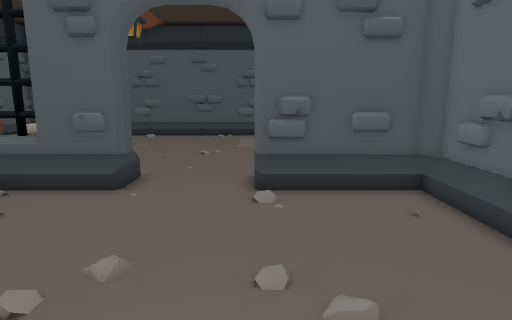
View 1 (above)

24 first-person views from a walk through a Unity game level. The camera is 1.3 m above the floor, tilts 10° down and sees 75° across. The floor is counted in squares, 0.5 m on a side. Each view is taken from the middle of a square. On the plan, view 1 faces up. The plan holds only what a view shows up to about 20 squares ahead; the rest is blank. The place goes on beyond the plan. The player is left out. Some animated figures are left out. Door leaves are left out, so doorways stand open.

View 2
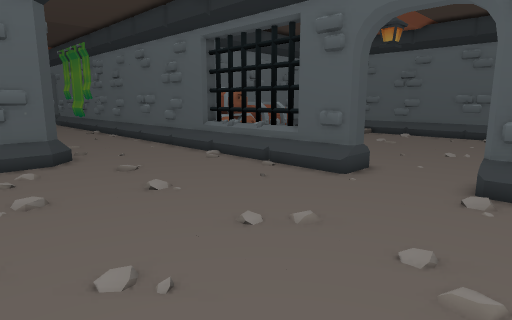

View 3
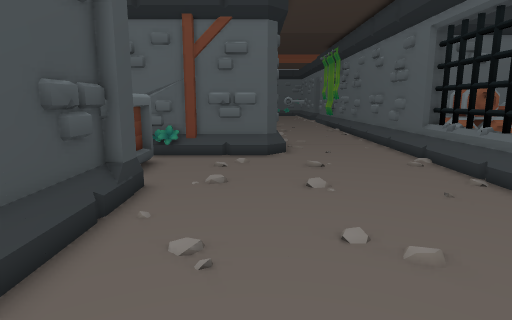

View 4
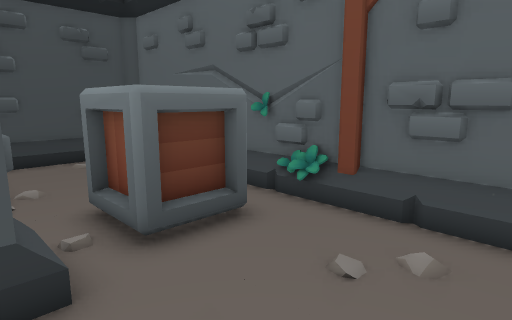

View 5
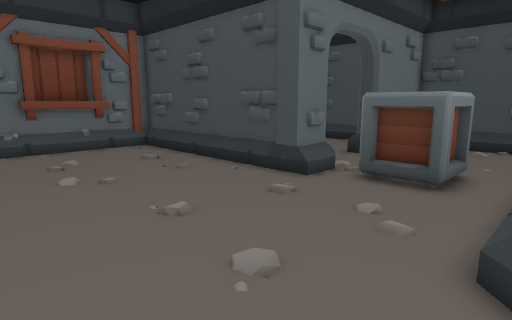

View 6
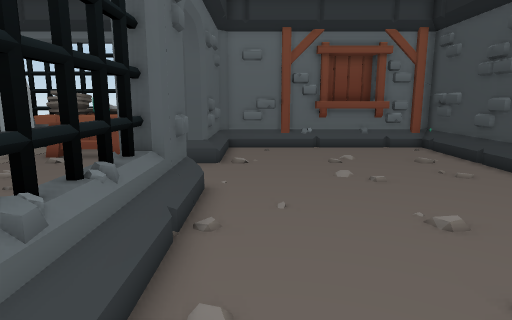

View 7
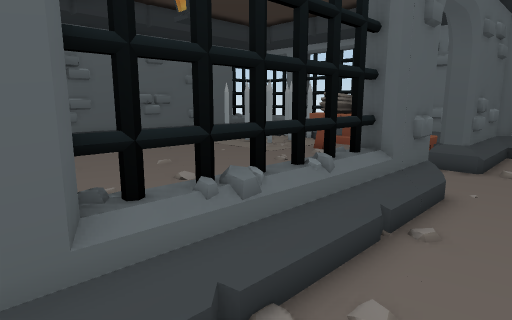

View 8
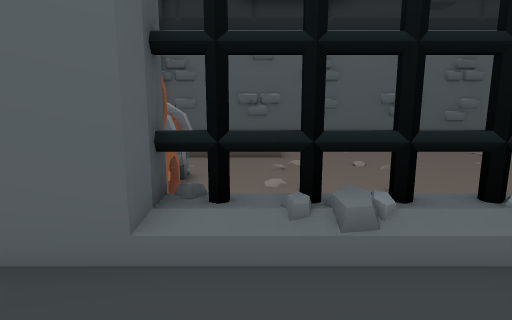

View 9
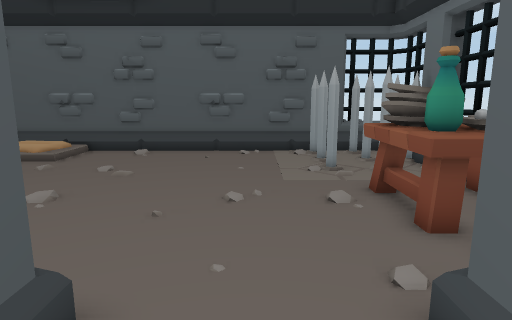

View 10
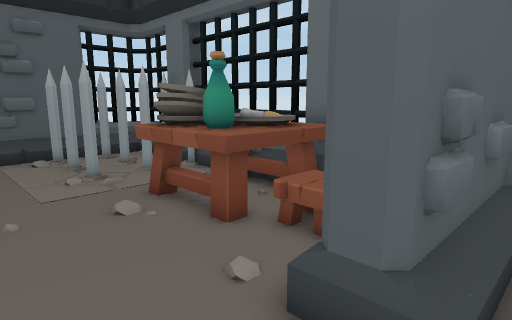

View 11
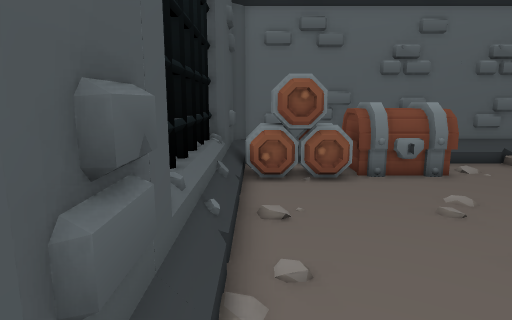

View 12
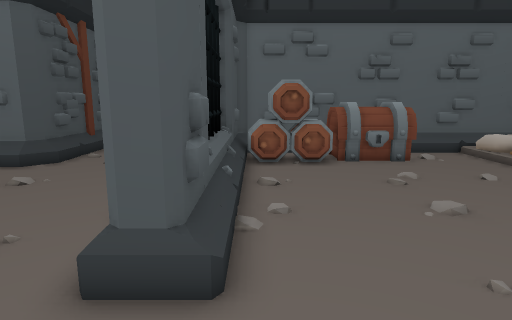

View 13
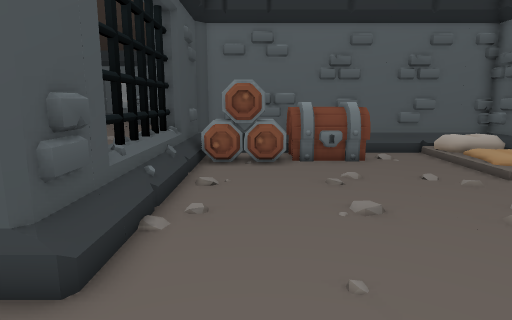

View 14
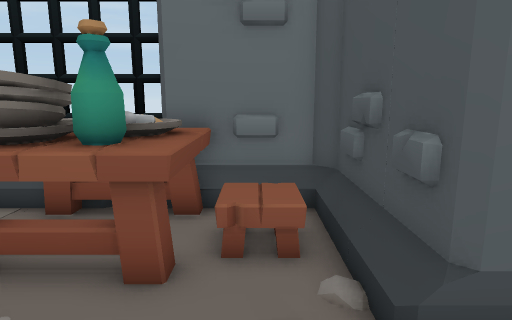

View 15
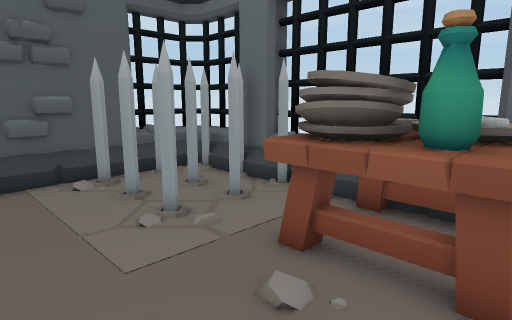

View 16
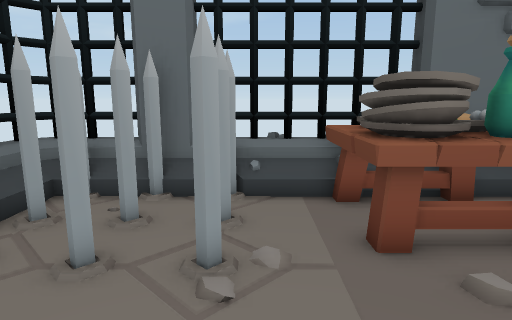

View 17
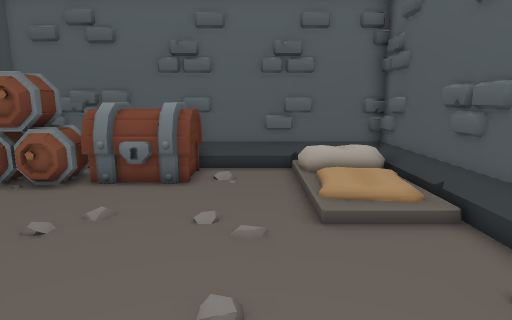

View 18
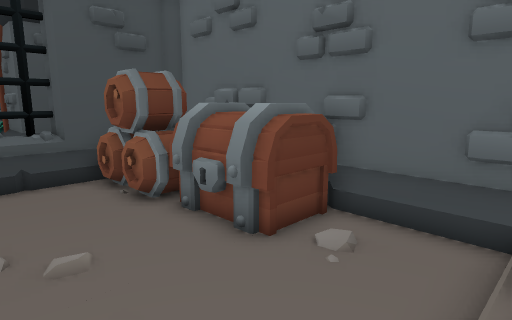

View 19
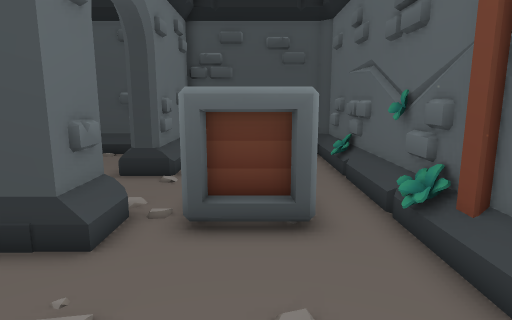

View 20
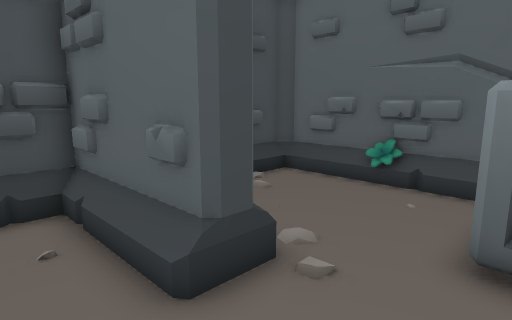

View 21
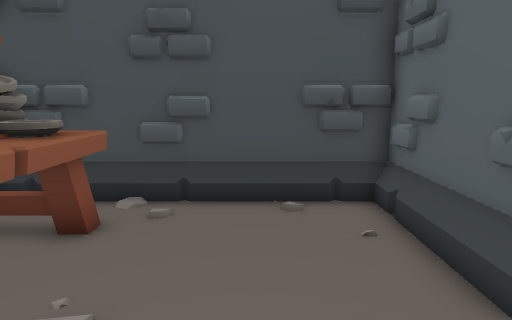

View 22
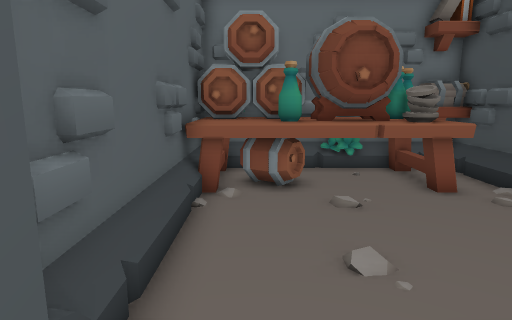

View 23
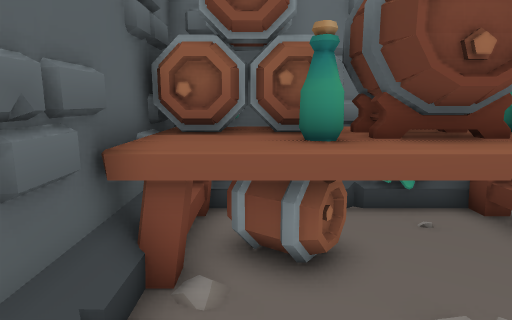

View 24
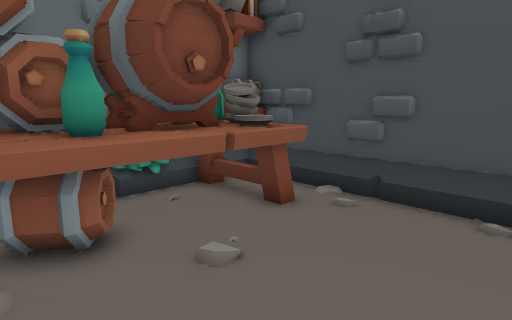

### Floor plan
Key: @ floor where view 1 was taken; # wall or solid block; . main floor; : floor 0.25 m higher than the main floor; + floor 0.5 m higher than the main floor; / step, stairs or slope; D open door; = window, fence, low wall or low ledge; ^ raised ledge; C chest; B box; S spikes; T table; H shelf; O other object.
Columns run from 17 left of view 1 to 6 right of it. Each row starts with its distance up from view 1.
 26 ########################
 25 #++////...........S.S.S#
 24 #+//::/...............O
 23 #+///:/...........S S SS
 22 #..................   #S
 21 #.................S.S.S#
 20 #.....................O
 19 #CCC..................O
 18 #CCC..............TTTTT#
 17 CCCC..............TTTTT#
 16 CCCC..............TTTTT#
 15 # OO..............TTTTT#
 14 #OOO..............TT.TT#
 13 # OO................O.##
 12 # OO..................##
 11 #####=#===###DDDDD#####
 10 #####=#====##DDDDD#####
  9 ......................#
  8 ......................#
  7 ......................#
  6 ......................#
  5 ......................##
  4 ......................##
  3 ####..................^^
  2    ##.................^^
  1    ##.................##
  0    ##............@....##
 -1    ##.................#
 -2    #=.BBB.##############
 -3    #=.BBB.##############
 -4    ##.B B.DD .....TTTTT#
 -5    #..B B.DD .....TTTTT#
 -6    #......DD .....TTTTT#
 -7    ##.....DD......TTTTT#
 -8    ##.....###.....TTTTT#
 -9    #=.....###.....TTTTT#
-10    ##.....##......TTTTH
-11    ##.....###.....TTTTH
-12    #......###.....  .HH
-13    ###################H

Positions as (right, up) in squares from view 1, and headings:
1: (0, 0), facing up
2: (2, -1), facing up-left
3: (3, 2), facing left
4: (-6, 3), facing down-left
5: (-14, 8), facing down-right
6: (-14, 8), facing right
7: (-14, 7), facing up-right
8: (-12, 7), facing up
9: (-2, 8), facing up
10: (-3, 9), facing up-right
11: (-3, 12), facing left
12: (0, 12), facing left
13: (0, 14), facing left
14: (-3, 13), facing right
15: (-3, 14), facing up-right
16: (-4, 20), facing right
17: (-4, 21), facing left
18: (-10, 23), facing down-left
19: (-10, 4), facing down
20: (-3, -4), facing down-left
21: (-2, -4), facing down
22: (-8, -5), facing right
23: (-3, -5), facing right
24: (-4, -4), facing down-right
